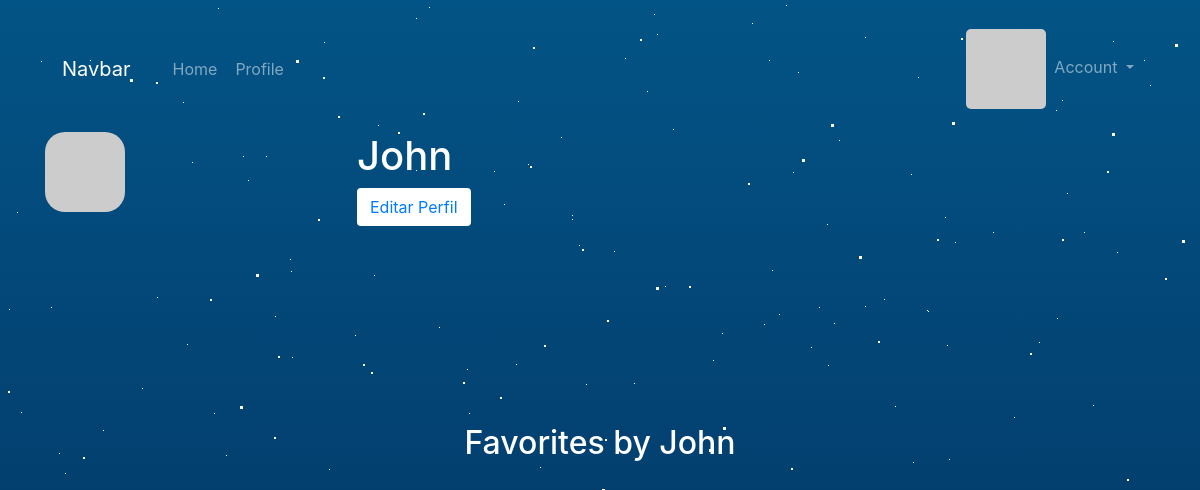
Page /user/John (signed in) on the earlier database version.
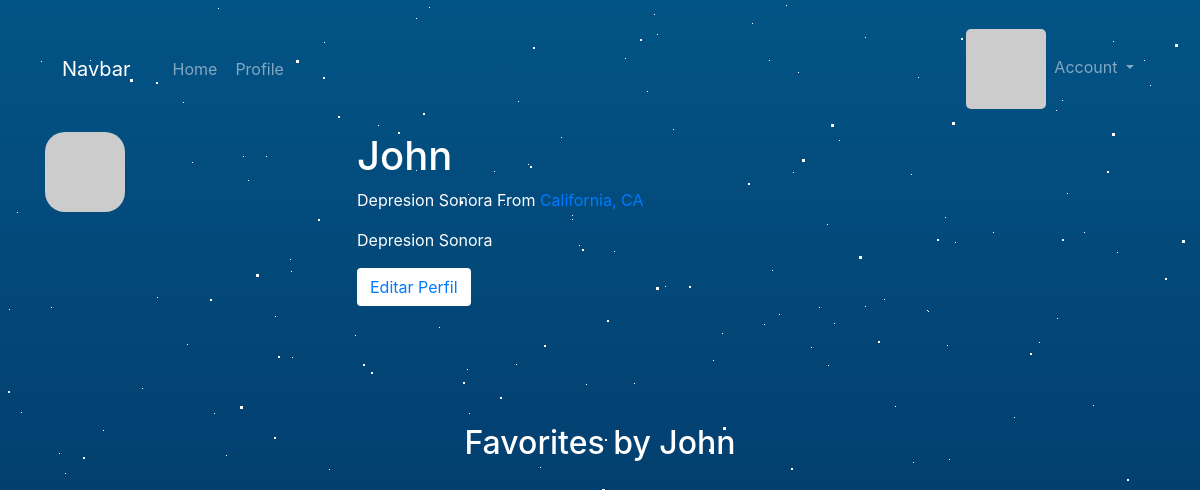
Same page on the later database version.
### app/models.py (models this page shows, shortened)
class User(db.Model, UserMixin):
    id = db.Column(db.Integer, primary_key=True)
    username = db.Column(db.String(20), unique=True, nullable=True)
    email = db.Column(db.String(120), unique=True, nullable=False)
    password_hash = db.Column(db.String(128))
    image_profile = db.Column(db.String(20), unique=False, default='default.jpg')
    name = db.Column(db.String(64))
    location = db.Column(db.String(64))
    about_me = db.Column(db.Text())
    avatar_hash = db.Column(db.String(32))
    def gravatar(self, size=100, default='identicon', rating='g'):
        url = 'https://secure.gravatar.com/avatar'
        hash = self.avatar_hash or self.gravatar_hash()
        return '{url}/{hash}?s={size}&d={default}&r={rating}'.format(url=url, hash=hash, size=size, default=default, rating=rating)
    @property
    def password(self):
        raise AttributeError('password is not a readable attribute')

### app/main/views.py (the view)
@main.route('/user/<username>')
def user(username):
    user = User.query.filter_by(username=username).first()
    if user is None:
        return render_template('errorHandlers/404.html')
    return render_template('profile.html', user=user)

### app/models.py (called while the page is built)
@login_manager.user_loader
def load_user(user_id):
    return User.query.get(int(user_id))

### app/templates/profile.html (shortened to what this page needs)
{% extends "base.html" %}
{% import "_macros.html" as macros %}
{% block page_content %}
<div class="page-header" >
    <div class="container" style="color: white;">
        <img class="img-rounded profile-thumbnail" src="{{ user.gravatar(size=256) }}" style="border-radius: 20px;">
        <div class="profile-header" style="display: inline-block;">
            <div style="margin-left: 2em; display: flexbox;">
                <h1>{{ user.username }}</h1>
                {% if user.name or user.location %}
                <p>
                    {% if user.name %}{{ user.name }}{% endif %}
                    {% if user.location %}
                        From <a href="http://maps.google.com/?q={{ user.location }}">
                            {{ user.location }}
                        </a>
                    {% endif %}
                </p>
                {% endif %}
                {% if user.about_me %}<p>{{ user.about_me }}</p>{% endif %}
                {% if user == current_user %}
                <a href="{{ url_for('main.edit_profile') }}" class="btn btn-default" style="background-color: white;">
                    Editar Perfil
                </a>
                {% endif%}
        </div>
    </div>
</div>
<div class="container" style="margin-top: 2em;">
    <h2 style="color: white; display: flex; justify-content: center;">Favorites by {{ user.username }}</h2>
</div>
{% endblock %}

### app/templates/base.html (shortened to what this page needs)
{% block head %}
<head>
<link rel="stylesheet" href="{{ url_for('static', filename='css/styles.css') }}">
<link rel="stylesheet" href="{{ url_for('static', filename='css/stars.css') }}">
<link rel="stylesheet" href="https://maxcdn.bootstrapcdn.com/bootstrap/4.0.0/css/bootstrap.min.css">
</head>
{% endblock %}
<body>
    <section class="wrapper">
        <div id="stars3"></div>
    </section>
{% block navbar %}
<header>
    <nav class="navbar navbar-expand-lg navbar-dark bg-dark" style="background-color: transparent !important;">
        <div class="container">
            <a class="navbar-brand nav-link btn" href="{{ url_for('main.index') }}">Navbar</a>
            <div class="collapse navbar-collapse" id="navbarSupportedContent">
                <ul class="navbar-nav mr-auto">
                    <li class="nav-item">
                        <a class="btn nav-link" href="{{ url_for('main.index') }}">Home <span class="sr-only">(current)</span></a>
                    </li>
                    {% if current_user.is_authenticated %}
                    <li class="nav-item">
                        <a class="btn nav-link " href="{{ url_for('main.user', username=current_user.username) }}">Profile</a>
                    </li>
                    {% endif %}
                </ul>
                <div class="navbar-nav">
                    {% if current_user.is_authenticated %}
                        <li class="nav-item dropdown nav-item btn">
                            <a class="nav-link dropdown-toggle" href="#" id="navbarDropdownMenuLink" data-toggle="dropdown" aria-haspopup="true" aria-expanded="false" style="background-color: transparent !important;">
                                <img src="{{ current_user.gravatar(size=25) }}" style="margin-right: 8px; border-radius: 5px;">Account
                            </a>
                          </li>
                    {% else %}
                        <a class="nav-item nav-link btn" href="{{ url_for('auth.login') }}">Log in</a>
                        <a class="nav-item nav-link btn" href="{{ url_for('auth.register') }}">Register</a>
                    {% endif %}
                </div>
            </div>
        </div>
    </nav>
</header>
{% endblock %}
{% block content %}
    {% block page_content %}{% endblock %}
{% endblock %}
</body>
</html>

### app/static/css/styles.css (style rules this page uses)
body { background: linear-gradient(#035486,#010029); overflow: hidden; }
.navbar { background-color: transparent !important; }
.profile-thumbnail { position: absolute; }
.profile-header { min-height: 260px; margin-left: 280px; }

### app/static/css/stars.css (style rules this page uses)
#stars3 { width: 3px; height: 3px; background: transparent; animation: animStar 150s linear infinte; box-shadow: 387px 1878px #fff, 760px 1564px #fff, 1487px 999px #fff, 948px 1828px #fff, 1977px 1001px #fff, 1284px 1963px #fff, 656px 284px #fff, 1268px 1635px #fff, 1820px 598px #fff, 642px 1900px #fff, 296px 57px #fff, 921px 1620px #fff, 476px 1858px #fff, 658px 613px #fff, 1171px 1363px #fff, 1419px 283px #fff, 1037px 731px #fff, 503px 663px #fff, 1562px 463px #fff, 383px 1197px #fff, 1171px 1233px #fff, 876px 1768px #fff, 856px 1615px #fff, 1375px 1924px #fff, 1725px 918px #fff, 952px 119px #fff, 768px 1212px #fff, 992px 1462px #fff, 1929px 717px #fff, 1947px 755px #fff, 1818px 1123px #fff, 1896px 1672px #fff, 460px 198px #fff, 256px 271px #fff, 752px 544px #fff, 1222px 1859px #fff, 1851px 443px #fff, 313px 1858px #fff, 709px 446px #fff, 1546px 697px #fff, 674px 1155px #fff, 1112px 130px #fff, 355px 1790px #fff, 1496px 974px #fff, 1696px 480px #fff, 1316px 1265px #fff, 1645px 1063px #fff, 1182px 237px #fff, 427px 1582px #fff, 859px 253px #fff, 458px 939px #fff, 1517px 1644px #fff, 1943px 60px #fff, 212px 1650px #fff, 966px 1786px #fff, 473px 712px #fff, 130px 76px #fff, 1417px 1186px #fff, 909px 1580px #fff, 1913px 762px #fff, 204px 1143px #fff, 1998px 1057px #fff, 1468px 1301px #fff, 144px 1676px #fff, 21px 1601px #fff, 382px 1362px #fff, 912px 753px #fff, 1488px 1405px #fff, 802px 156px #fff, 174px 550px #fff, 338px 1366px #fff, 1197px 774px #fff, 602px 486px #fff, 682px 1877px #fff, 348px 1503px #fff, 407px 1139px #fff, 950px 1400px #fff, 922px 1139px #fff, 1697px 293px #fff, 1238px 1281px #fff, 1038px 1197px #fff, 376px 1889px #fff, 1255px 1680px #fff, 1008px 1316px #fff, 1538px 1447px #fff, 1186px 874px #fff, 1967px 640px #fff, 1341px 19px #fff, 29px 1732px #fff, 16px 1650px #fff, 1021px 1075px #fff, 723px 424px #fff, 1175px 41px #fff, 494px 1957px #fff, 1296px 431px #fff, 175px 1507px #fff, 831px 121px #fff, 498px 1947px #fff, 617px 880px #fff, 240px 403px #fff; }
#stars3:after { content: ''; position: absolute; top: 2000px; width: 3px; height: 3px; background: transparent; box-shadow: 387px 1878px #fff, 760px 1564px #fff, 1487px 999px #fff, 948px 1828px #fff, 1977px 1001px #fff, 1284px 1963px #fff, 656px 284px #fff, 1268px 1635px #fff, 1820px 598px #fff, 642px 1900px #fff, 296px 57px #fff, 921px 1620px #fff, 476px 1858px #fff, 658px 613px #fff, 1171px 1363px #fff, 1419px 283px #fff, 1037px 731px #fff, 503px 663px #fff, 1562px 463px #fff, 383px 1197px #fff, 1171px 1233px #fff, 876px 1768px #fff, 856px 1615px #fff, 1375px 1924px #fff, 1725px 918px #fff, 952px 119px #fff, 768px 1212px #fff, 992px 1462px #fff, 1929px 717px #fff, 1947px 755px #fff, 1818px 1123px #fff, 1896px 1672px #fff, 460px 198px #fff, 256px 271px #fff, 752px 544px #fff, 1222px 1859px #fff, 1851px 443px #fff, 313px 1858px #fff, 709px 446px #fff, 1546px 697px #fff, 674px 1155px #fff, 1112px 130px #fff, 355px 1790px #fff, 1496px 974px #fff, 1696px 480px #fff, 1316px 1265px #fff, 1645px 1063px #fff, 1182px 237px #fff, 427px 1582px #fff, 859px 253px #fff, 458px 939px #fff, 1517px 1644px #fff, 1943px 60px #fff, 212px 1650px #fff, 966px 1786px #fff, 473px 712px #fff, 130px 76px #fff, 1417px 1186px #fff, 909px 1580px #fff, 1913px 762px #fff, 204px 1143px #fff, 1998px 1057px #fff, 1468px 1301px #fff, 144px 1676px #fff, 21px 1601px #fff, 382px 1362px #fff, 912px 753px #fff, 1488px 1405px #fff, 802px 156px #fff, 174px 550px #fff, 338px 1366px #fff, 1197px 774px #fff, 602px 486px #fff, 682px 1877px #fff, 348px 1503px #fff, 407px 1139px #fff, 950px 1400px #fff, 922px 1139px #fff, 1697px 293px #fff, 1238px 1281px #fff, 1038px 1197px #fff, 376px 1889px #fff, 1255px 1680px #fff, 1008px 1316px #fff, 1538px 1447px #fff, 1186px 874px #fff, 1967px 640px #fff, 1341px 19px #fff, 29px 1732px #fff, 16px 1650px #fff, 1021px 1075px #fff, 723px 424px #fff, 1175px 41px #fff, 494px 1957px #fff, 1296px 431px #fff, 175px 1507px #fff, 831px 121px #fff, 498px 1947px #fff, 617px 880px #fff, 240px 403px #fff; }

Differences in the rows shown:
changed User "John": name (not shown) → "Depresion Sonora"; location (not shown) → "California, CA"; about_me (not shown) → "Depresion Sonora"
Other differences:
text now shown: "From"
